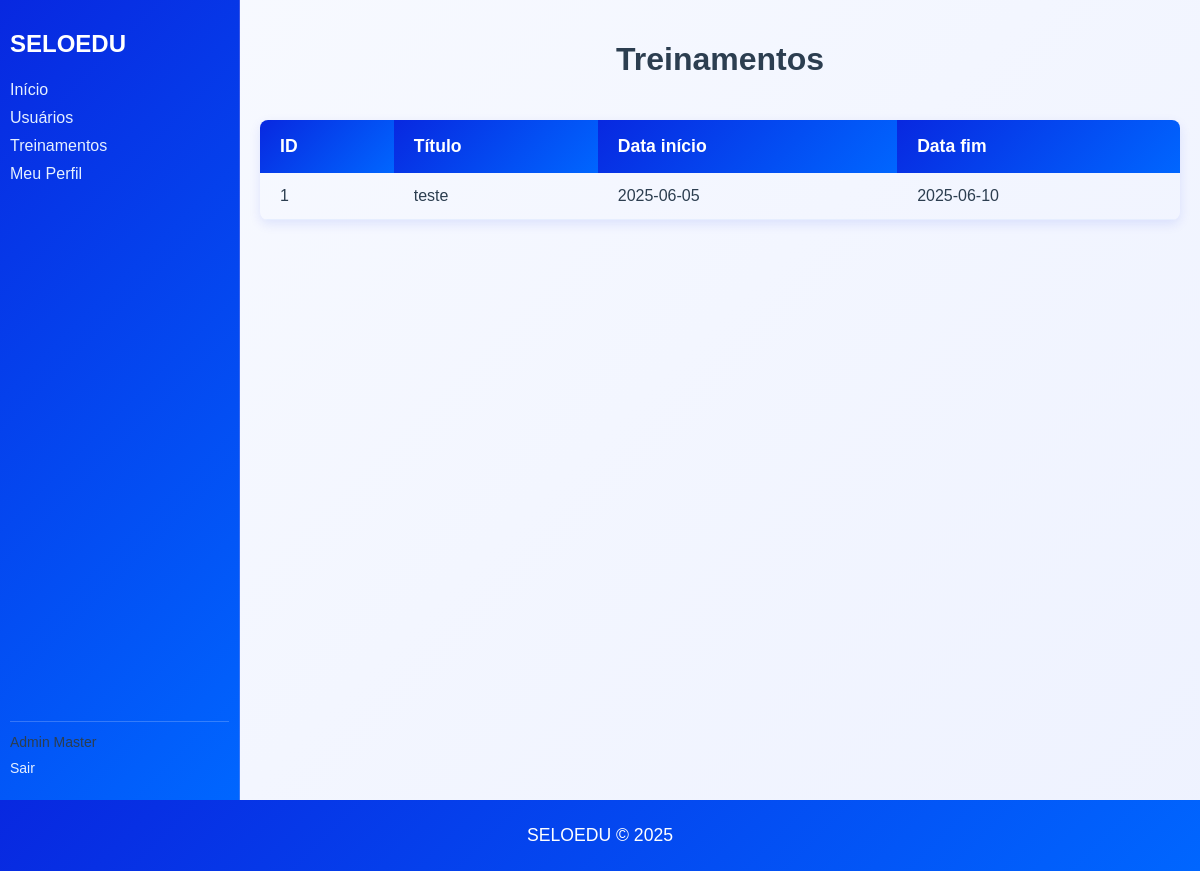
The page /treinamentos/ (signed in) on the database its author committed.
### models/users.py (models this page shows, shortened)
class User(UserMixin, db.Model):
	__tablename__ = 'users'
	id = db.Column(db.Integer, primary_key=True)
	nome = db.Column(db.String(120), nullable=False)
	email = db.Column(db.String(150), unique=True, nullable=False)
	password_hash = db.Column(db.String(256), nullable=True)
	role = db.Column(db.String(50), default='user')
	ativo = db.Column(db.Boolean, default=True)
	profile = db.relationship(
		'Profile',
		uselist=False,
		back_populates='user',
		cascade='all, delete-orphan',
		passive_deletes=True
	)

### models/treinamento.py (models this page shows)
class Treinamento(db.Model):
	__tablename__ = 'treinamentos'
	id = db.Column(db.Integer, primary_key=True)
	titulo = db.Column(db.String(200), nullable=False)
	descricao = db.Column(db.Text, nullable=True)
	data_inicio = db.Column(db.Date, nullable=True)
	data_fim = db.Column(db.Date, nullable=True)

### views/treinamento_view.py (the view)
	@login_required
	def listar(self):
		itens = Treinamento.query.order_by(Treinamento.id.desc()).all()
		return render_template('treinamento/listar.html', itens=itens)

### models/users.py (called while the page is built)
@login_manager.user_loader
def load_user(user_id):
	try:
		return User.query.get(int(user_id))
	except Exception:
		return None

### templates/treinamento/listar.html (shortened to what this page needs)
{% extends "base.html" %}
{% block content %}
<h1>Treinamentos</h1>
{% if itens %}
<table>
  <thead>
    <tr>
      <th>ID</th>
      <th>Título</th>
      <th>Data início</th>
      <th>Data fim</th>
    </tr>
  </thead>
  <tbody>
    {% for t in itens %}
    <tr>
      <td>{{ t.id }}</td>
      <td>{{ t.titulo }}</td>
      <td>{{ t.data_inicio or '' }}</td>
      <td>{{ t.data_fim or '' }}</td>
    </tr>
    {% endfor %}
  </tbody>
 </table>
{% else %}
<p>Nenhum treinamento cadastrado.</p>
{% endif %}
{% endblock %}

### templates/base.html (shortened to what this page needs)
<!DOCTYPE html>
<html lang="pt-BR">
<head>
    <link rel="stylesheet" href="{{ url_for('static', filename='custom.css') }}">
</head>
<body>
    <div class="layout" id="app-layout">
        {% if current_user.is_authenticated %}
        <aside id="sidebar">
            <div style="display:flex; align-items:center; justify-content:flex-start; margin-bottom:8px;">
                <h2>SELOEDU</h2>
            </div>
            <nav>
                <ul>
                    <li><a href="{{ url_for('users.dashboard') }}">Início</a></li>
                    <li><a href="{{ url_for('users.index') }}">Usuários</a></li>
                    <li><a href="{{ url_for('treinamento.listar') }}">Treinamentos</a></li>
                    <li><a href="{{ url_for('users.profile') }}">Meu Perfil</a></li>
                </ul>
            </nav>
            <div class="sidebar-footer">
                <p>{{ current_user.nome }}</p>
                <ul>
                    <li><a href="{{ url_for('auth.logout') }}">Sair</a></li>
                </ul>
            </div>
        </aside>
        {% endif %}
        <main>
            {% block content %}{% endblock %}
        </main>
    </div>
    <footer>
        <p>SELOEDU © 2025</p>
    </footer>
</body>
</html>

### Static/custom.css (style rules this page uses)
body { font-family: 'Arial', sans-serif; background: linear-gradient(135deg, #f8faff 0%, #eef2ff 100%); margin: 0; padding: 0; color: #2c3e50; display: flex; flex-direction: column; min-height: 100vh; }
main { flex: 1; padding: 20px; display: flex; flex-direction: column; align-items: center; }
footer { background: linear-gradient(135deg, #0828e0 0%, #0066ff 100%); color: white; text-align: center; padding: 25px; margin-top: auto; width: 100%; box-sizing: border-box; font-weight: 500; }
footer p { margin: 0; font-size: 1.1em; }
table { width: 100%; border-collapse: collapse; margin-top: 20px; border-radius: 8px; overflow: hidden; box-shadow: 0 4px 12px rgba(8, 40, 224, 0.1); }
table th { background: linear-gradient(135deg, #0828e0 0%, #0066ff 100%); color: white; padding: 16px 20px; text-align: left; font-weight: 600; font-size: 1.1em; }
table td { padding: 14px 20px; border-bottom: 1px solid #e6eeff; color: #2c3e50; }
.layout { display: grid; grid-template-columns: 240px 1fr; min-height: 100vh; }
aside { background: linear-gradient(135deg, #0828e0 0%, #0066ff 100%); padding: 10px; display: flex; flex-direction: column; justify-content: flex-start; border-right: 1px solid rgba(255,255,255,0.2); }
aside h2 { margin-bottom: 5px; text-align: left; color: #ffffff; }
aside nav ul { list-style: none; padding: 0; margin: 0; }
aside nav li { margin: 10px 0; }
aside nav a { text-decoration: none; color: #e6f0ff; font-weight: 500; }
.sidebar-footer { border-top: 1px solid rgba(255,255,255,0.2); padding-top: 10px; font-size: 14px; margin-top: auto; }
.sidebar-footer p { margin: 2px 0; }
.sidebar-footer ul { list-style: none; padding: 0; margin-top: 10px; }
.sidebar-footer li { margin: 6px 0; }
.sidebar-footer a { text-decoration: none; color: #e6f0ff; }
main { padding: 20px; }

### rows shown on the page
User: nome "Admin Master"
Treinamento: id "1", titulo "teste", data_inicio "2025-06-05", data_fim "2025-06-10"
